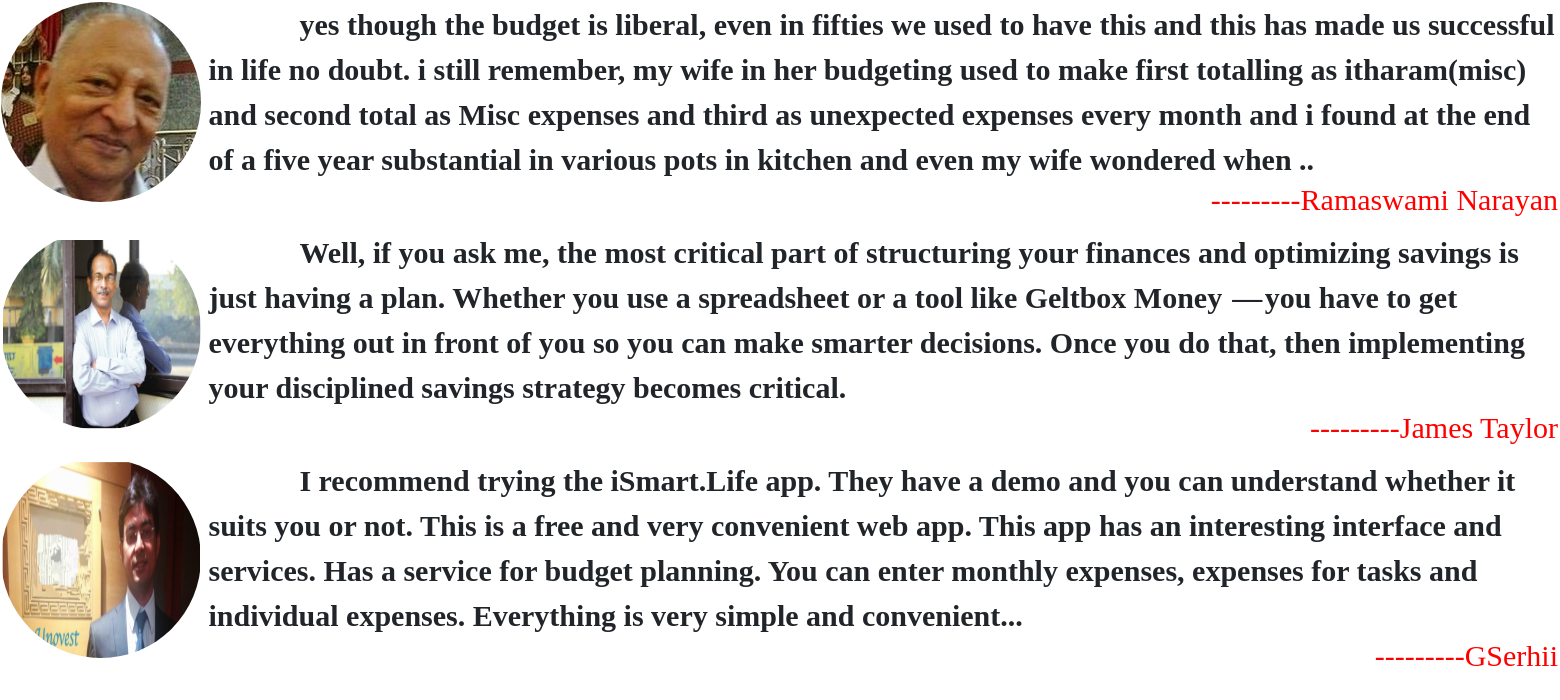
/ (signed in, lower part), run on an earlier commit of the app's database.
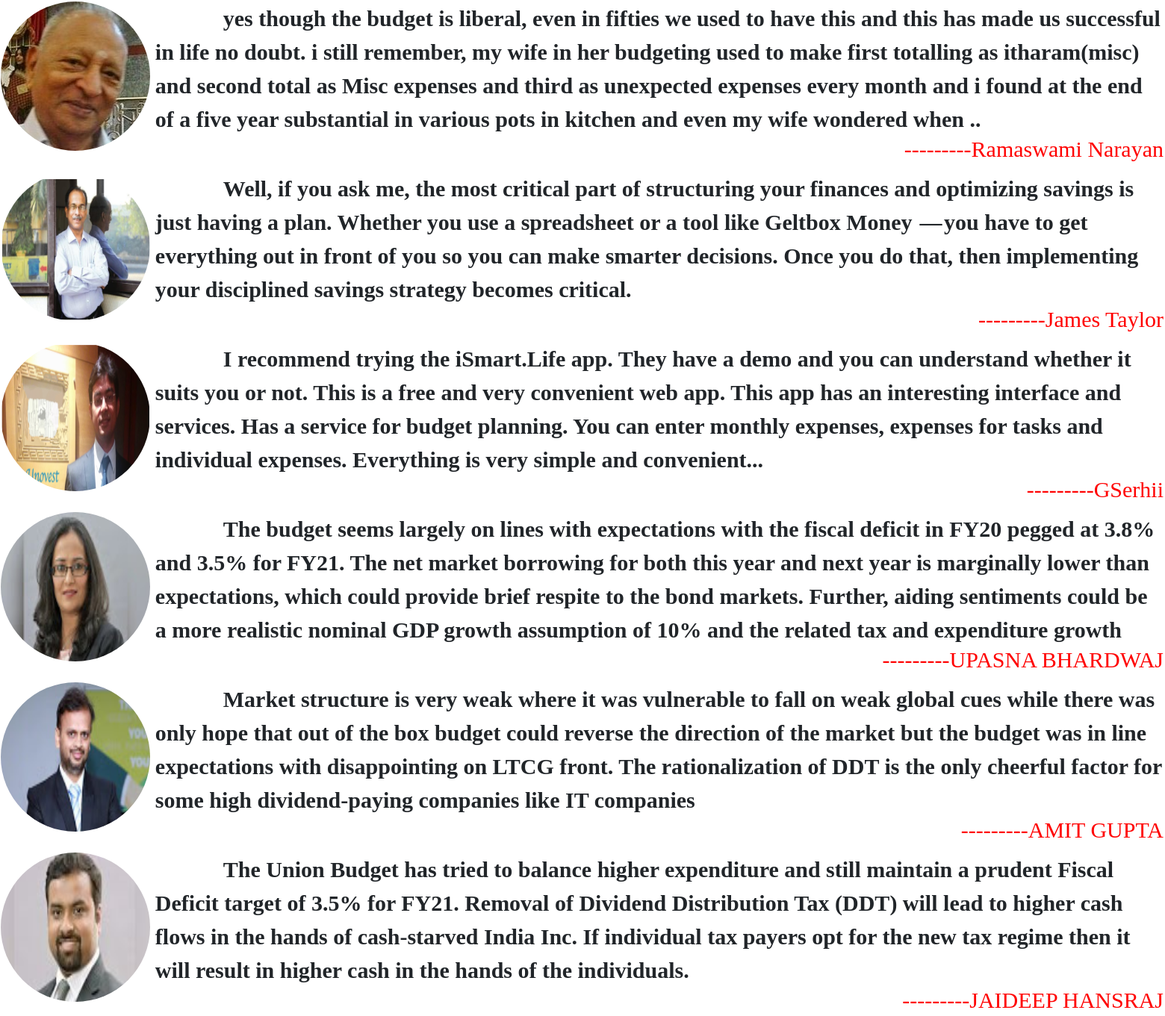
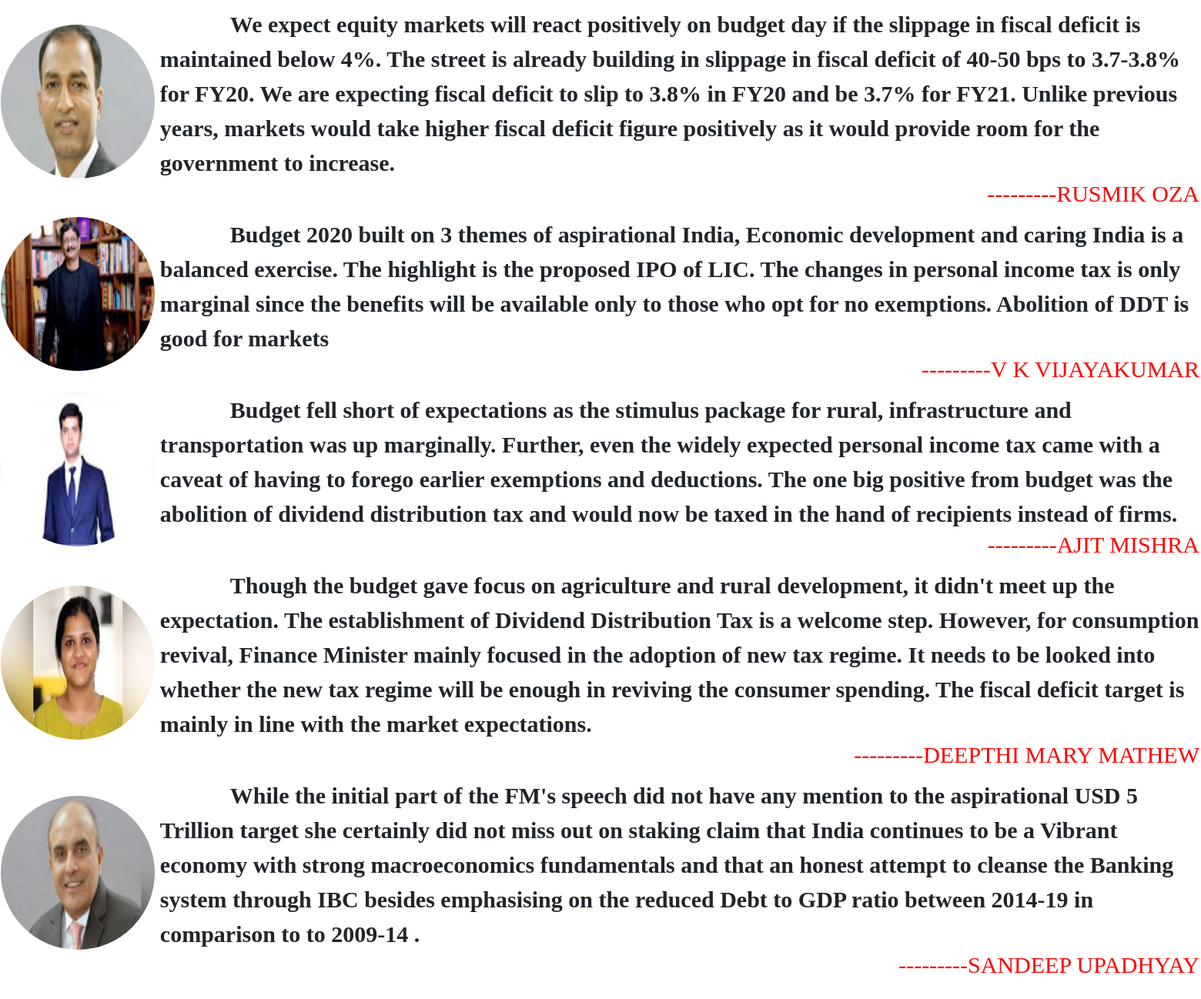
And on a later commit of the database (2 pictures, top to bottom).
### budjetapp/models.py (models this page shows, shortened)
class Expert(models.Model):
    name=models.CharField(max_length=50,null=True)
    exp_image=models.FileField(null=True,upload_to='experts/')
    description=models.CharField(max_length=1000,null=True)

### budjetapp/views.py (the view)
# urls.py: path('',views.index,name='home'),
@login_required(login_url='login_signup')
def index(request):
    return render(request,'index.html',{'experts':Expert.objects.all()})

### templates/index.html (shortened to what this page needs)
<!doctype html>
{% load static %}
<html lang="en">
  <head>
    <link href="https://cdn.jsdelivr.net/npm/bootstrap@5.0.0-beta1/dist/css/bootstrap.min.css" rel="stylesheet">
  </head>
  <body>
  <br>
    {% include 'navs.html' %}
  <br>
  <br>
  <br>
<br>
  <p align="center" >
     <br>
<br>
  <br> <br>
   <br> <br>
              <table align="center">
                  {% for experts in experts %}
    <tr>
    <th>
        <img src="{{ experts.exp_image.url }}" width="200"  style="border-radius: 6.0cm " height="200" >&nbsp;&nbsp;&nbsp;&nbsp;&nbsp;
    </th>
        <th>
            <table align="center">
                            <tr>
                                  <th>
                                      <span style="font-family: 'French Script MT';font-size: 30px" >{{ experts.description }}</span><br>
                                      <h6 align="right" style="font-family: 'French Script MT';font-size: 30px;color: red" >---------{{ experts.name }}</h6>
                    </th>
                </tr>
            </table>
        </th>
</tr>
              {% endfor %}</table>
  <br>
  </body>
</html>

What changed in the data, as far as the page shows it:
added Expert: exp_image (picture), description "The budget seems largely on lines with expectations with the fiscal deficit in FY20 pegged at 3.8% and 3.5% for FY21. The net market borrowing for both this year and next year is marginally lower than expectations, which could provide brief respite to the bond markets. Further, aiding sentiments could be a more realistic nominal GDP growth assumption of 10% and the related tax and expenditure growth", name "UPASNA BHARDWAJ"
added Expert: exp_image (picture), description "Market structure is very weak where it was vulnerable to fall on weak global cues while there was only hope that out of the box budget could reverse the direction of the market but the budget was in line expectations with disappointing on LTCG front. The rationalization of DDT is the only cheerful factor for some high dividend-paying companies like IT companies", name "AMIT GUPTA"
added Expert: exp_image (picture), description "The Union Budget has tried to balance higher expenditure and still maintain a prudent Fiscal Deficit target of 3.5% for FY21. Removal of Dividend Distribution Tax (DDT) will lead to higher cash flows in the hands of cash-starved India Inc. If individual tax payers opt for the new tax regime then it will result in higher cash in the hands of the individuals.", name "JAIDEEP HANSRAJ"
added Expert: exp_image (picture), description "We expect equity markets will react positively on budget day if the slippage in fiscal deficit is maintained below 4%. The street is already building in slippage in fiscal deficit of 40-50 bps to 3.7-3.8% for FY20. We are expecting fiscal deficit to slip to 3.8% in FY20 and be 3.7% for FY21. Unlike previous years, markets would take higher fiscal deficit figure positively as it would provide room for the government to increase.", name "RUSMIK OZA"
added Expert: exp_image (picture), description "Budget 2020 built on 3 themes of aspirational India, Economic development and caring India is a balanced exercise. The highlight is the proposed IPO of LIC. The changes in personal income tax is only marginal since the benefits will be available only to those who opt for no exemptions. Abolition of DDT is good for markets", name "V K VIJAYAKUMAR"
added Expert: exp_image (picture), description "Budget fell short of expectations as the stimulus package for rural, infrastructure and transportation was up marginally. Further, even the widely expected personal income tax came with a caveat of having to forego earlier exemptions and deductions. The one big positive from budget was the abolition of dividend distribution tax and would now be taxed in the hand of recipients instead of firms.", name "AJIT MISHRA"
added Expert: exp_image (picture), description "Though the budget gave focus on agriculture and rural development, it didn't meet up the expectation. The establishment of Dividend Distribution Tax is a welcome step. However, for consumption revival, Finance Minister mainly focused in the adoption of new tax regime. It needs to be looked into whether the new tax regime will be enough in reviving the consumer spending. The fiscal deficit target is mainly in line with the market expectations.", name "DEEPTHI MARY MATHEW"
added Expert: exp_image (picture), description "While the initial part of the FM's speech did not have any mention to the aspirational USD 5 Trillion target she certainly did not miss out on staking claim that India continues to be a Vibrant economy with strong macroeconomics fundamentals and that an honest attempt to cleanse the Banking system through IBC besides emphasising on the reduced Debt to GDP ratio between 2014-19 in comparison to to 2009-14 .", name "SANDEEP UPADHYAY"
